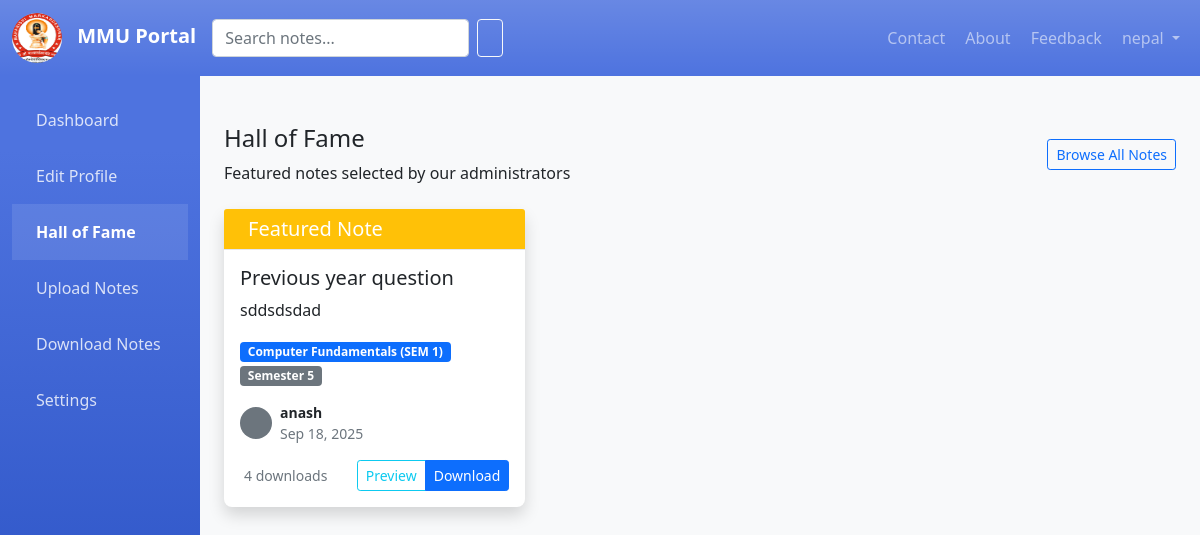
Page /notes/hall-of-fame/ (signed in) on the committed database.
### accounts/models.py (models this page shows, shortened)
class CustomUser(AbstractUser):
    USER_TYPE_CHOICES = (
        ('student', 'Student'),
        ('admin', 'Admin'),
    )
    user_type = models.CharField(max_length=10, choices=USER_TYPE_CHOICES, default='student')
    avatar = models.ImageField(upload_to='avatars/', null=True, blank=True)
    is_approved = models.BooleanField(default=False)
    class Meta:
        swappable = 'AUTH_USER_MODEL'

### notes/models.py (models this page shows, shortened)
class Note(models.Model):
    CATEGORY_CHOICES = [
        ('notes', 'Notes'),
        ('assignments', 'Assignments'),
        ('previous_papers', 'Previous Year Papers'),
        ('lab_manuals', 'Lab Manuals'),
        ('presentations', 'Presentations'),
        ('study_materials', 'Study Materials'),
    ]
    title = models.CharField(max_length=255)
    description = models.TextField()
    subject = models.ForeignKey(Subject, on_delete=models.CASCADE)
    semester = models.ForeignKey(Semester, on_delete=models.CASCADE)
    category = models.CharField(max_length=20, choices=CATEGORY_CHOICES, default='notes')
    file = models.FileField(upload_to='notes/')
    uploaded_by = models.ForeignKey(User, on_delete=models.CASCADE)
    uploaded_at = models.DateTimeField(auto_now_add=True)
    downloads = models.PositiveIntegerField(default=0)
    is_featured = models.BooleanField(default=False)
    class Meta:
        ordering = ['-uploaded_at']

class Subject(models.Model):
    SEMESTER_CHOICES = [
        (1, 'Semester 1'),
        (2, 'Semester 2'),
        (3, 'Semester 3'),
        (4, 'Semester 4'),
        (5, 'Semester 5'),
        (6, 'Semester 6'),
        (7, 'Semester 7'),
        (8, 'Semester 8'),
    ]
    name = models.CharField(max_length=200)
    code = models.CharField(max_length=20, unique=True)
    semester = models.IntegerField(choices=SEMESTER_CHOICES)
    description = models.TextField(blank=True, null=True)
    is_active = models.BooleanField(default=True)
    class Meta:
        ordering = ['semester', 'name']
    def __str__(self):
        return f"{self.name} (SEM {self.semester})"

class Semester(models.Model):
    number = models.IntegerField(unique=True)
    name = models.CharField(max_length=50)
    class Meta:
        ordering = ['number']
    def __str__(self):
        return f"Semester {self.number}"

### notes/views.py (the view)
# urls.py: path('hall-of-fame/', views.hall_of_fame, name='hall_of_fame'),
@login_required
def hall_of_fame(request):
    featured_notes = Note.objects.filter(is_featured=True).order_by('-uploaded_at')
    return render(request, 'notes/hall_of_fame.html', {'featured_notes': featured_notes})

### notes/templates/notes/hall_of_fame.html (shortened to what this page needs)
{% extends 'base.html' %}
{% block content %}
<div class="d-flex justify-content-between flex-wrap flex-md-nowrap align-items-center py-4">
    <div class="d-block mb-4 mb-md-0">
        <h2 class="h4">Hall of Fame</h2>
        <p class="mb-0">Featured notes selected by our administrators</p>
    </div>
    <div class="btn-toolbar mb-2 mb-md-0">
        <a href="{% url 'download_notes' %}" class="btn btn-sm btn-outline-primary">Browse All Notes</a>
    </div>
</div>
<div class="row">
    {% for note in featured_notes %}
    <div class="col-12 col-sm-6 col-xl-4 mb-4">
        <div class="card border-0 shadow">
            <div class="card-header bg-warning text-white">
                <div class="d-flex align-items-center">
                    <h5 class="mb-0">Featured Note</h5>
                </div>
            </div>
            <div class="card-body">
                <h5 class="card-title">{{ note.title }}</h5>
                <p class="card-text">{{ note.description|truncatewords:20 }}</p>
                <div class="mb-3">
                    <span class="badge bg-primary">{{ note.subject }}</span>
                    <span class="badge bg-secondary">{{ note.semester }}</span>
                </div>
                <div class="d-flex align-items-center mb-3">
                    {% if note.uploaded_by.avatar %}
                    <img src="{{ note.uploaded_by.avatar.url }}" class="rounded-circle me-2" width="32" height="32" alt="Avatar">
                    {% else %}
                    <div class="rounded-circle bg-secondary d-flex align-items-center justify-content-center me-2" style="width: 32px; height: 32px;">
                    </div>
                    {% endif %}
                    <div class="small">
                        <div class="fw-bold">{{ note.uploaded_by.username }}</div>
                        <div class="text-muted">{{ note.uploaded_at|date:"M d, Y" }}</div>
                    </div>
                </div>
                <div class="d-flex justify-content-between align-items-center">
                    <span class="small text-muted"> {{ note.downloads }} downloads</span>
                    <div class="btn-group">
                        {% if note.file.name|lower|slice:"-4:" == ".pdf" %}
                        <a href="{% url 'preview_note' note.id %}" class="btn btn-sm btn-outline-info" target="_blank">
                             Preview
                        </a>
                        {% endif %}
                        <a href="{% url 'download_note_file' note.id %}" class="btn btn-sm btn-primary">
                             Download
                        </a>
                    </div>
                </div>
            </div>
        </div>
    </div>
    {% endfor %}
</div>
{% endblock %}

### templates/base.html (shortened to what this page needs)
<!DOCTYPE html>
<html lang="en">
<head>
    <link href="https://cdn.jsdelivr.net/npm/bootstrap@5.1.3/dist/css/bootstrap.min.css" rel="stylesheet">
    <link rel="stylesheet" href="https://cdnjs.cloudflare.com/ajax/libs/font-awesome@6.0.0/css/all.min.css">
</head>
<body>
    <nav class="navbar navbar-expand-lg navbar-dark bg-gradient" style="background: #4e73df;">
        <div class="container-fluid">
            <a class="navbar-brand" href="{% if user.is_authenticated %}{% if user.user_type == 'admin' %}{% url 'admin_dashboard' %}{% else %}{% url 'student_dashboard' %}{% endif %}{% else %}{% url 'login' %}{% endif %}">
                {% load static %}
                <img src="{% static 'mmdu.jpg' %}" alt="MMU Logo" class="logo rounded-circle">
                MMU Portal
            </a>
            <div class="collapse navbar-collapse" id="navbarNav">
                {% if user.is_authenticated %}
                <form class="d-flex search-form me-3" action="{% url 'download_notes' %}" method="get">
                    <input class="form-control me-2" type="search" placeholder="Search notes..." aria-label="Search" name="q">
                    <button class="btn btn-outline-light" type="submit">
                    </button>
                </form>
                {% endif %}
                <ul class="navbar-nav ms-auto">
                    <li class="nav-item">
                        <a class="nav-link" href="{% url 'contact' %}"> Contact</a>
                    </li>
                    <li class="nav-item">
                        <a class="nav-link" href="{% url 'about' %}"> About</a>
                    </li>
                    <li class="nav-item">
                        <a class="nav-link" href="{% url 'feedback' %}"> Feedback</a>
                    </li>
                    {% if user.is_authenticated %}
                    <li class="nav-item dropdown">
                        <a class="nav-link dropdown-toggle" href="#" id="navbarDropdown" role="button" data-bs-toggle="dropdown">
                            {{ user.username }}
                        </a>
                    </li>
                    {% endif %}
                </ul>
            </div>
        </div>
    </nav>
    <div class="container-fluid">
        <div class="row">
            {% if user.is_authenticated and user.user_type == 'student' %}
            <div class="col-md-3 col-lg-2 sidebar d-md-block">
                <div class="position-sticky pt-3">
                    <ul class="nav flex-column">
                        <li class="nav-item">
                            <a class="nav-link {% if request.resolver_match.url_name == 'student_dashboard' %}active{% endif %}" href="{% url 'student_dashboard' %}">
                                 Dashboard
                            </a>
                        </li>
                        <li class="nav-item">
                            <a class="nav-link {% if request.resolver_match.url_name == 'edit_profile' %}active{% endif %}" href="{% url 'edit_profile' %}">
                                 Edit Profile
                            </a>
                        </li>
                        <li class="nav-item">
                            <a class="nav-link {% if request.resolver_match.url_name == 'hall_of_fame' %}active{% endif %}" href="{% url 'hall_of_fame' %}">
                                 Hall of Fame
                            </a>
                        </li>
                        <li class="nav-item">
                            <a class="nav-link {% if request.resolver_match.url_name == 'upload_notes' %}active{% endif %}" href="{% url 'upload_notes' %}">
                                 Upload Notes
                            </a>
                        </li>
                        <li class="nav-item">
                            <a class="nav-link {% if request.resolver_match.url_name == 'download_notes' %}active{% endif %}" href="{% url 'download_notes' %}">
                                 Download Notes
                            </a>
                        </li>
                        <li class="nav-item">
                            <a class="nav-link {% if request.resolver_match.url_name == 'settings' %}active{% endif %}" href="{% url 'settings' %}">
                                 Settings
                            </a>
                        </li>
                    </ul>
                </div>
            </div>
            {% endif %}
            <main class="{% if user.is_authenticated and user.user_type == 'student' %}col-md-9 ms-sm-auto col-lg-10{% else %}col-12{% endif %} px-md-4 py-4">
                {% block content %}
                {% endblock %}
            </main>
        </div>
    </div>
</body>
</html>

### templates/base.html (style rules this page uses)
body { background-color: #f8f9fa; }
.navbar-brand { font-weight: bold; }
.sidebar { min-height: calc(100vh - 56px); background: #4e73df; background: linear-gradient(180deg, #4e73df 10%, #224abe 100%); }
.sidebar .nav-link { color: rgba(255, 255, 255, 0.8); padding: 1rem; }
.sidebar .nav-link.active { font-weight: bold; color: #fff; background: rgba(255, 255, 255, 0.1); }
.card { border-radius: 8px; box-shadow: 0 0.15rem 1.75rem 0 rgba(58, 59, 69, 0.15); margin-bottom: 1.5rem; }
.card-header { font-weight: bold; background: #f8f9fc; border-bottom: 1px solid #e3e6f0; }
.logo { width: 50px; height: 50px; margin-right: 10px; }
.search-form { max-width: 300px; }

### rows in the picture
CustomUser: username "nepal"
Note: title "Previous year question", description "sddsdsdad", subject "Computer Fundamentals (SEM 1)", semester "Semester 5", uploaded_by.username "anash", uploaded_at "Sep 18, 2025", downloads "4", shows "Preview"
